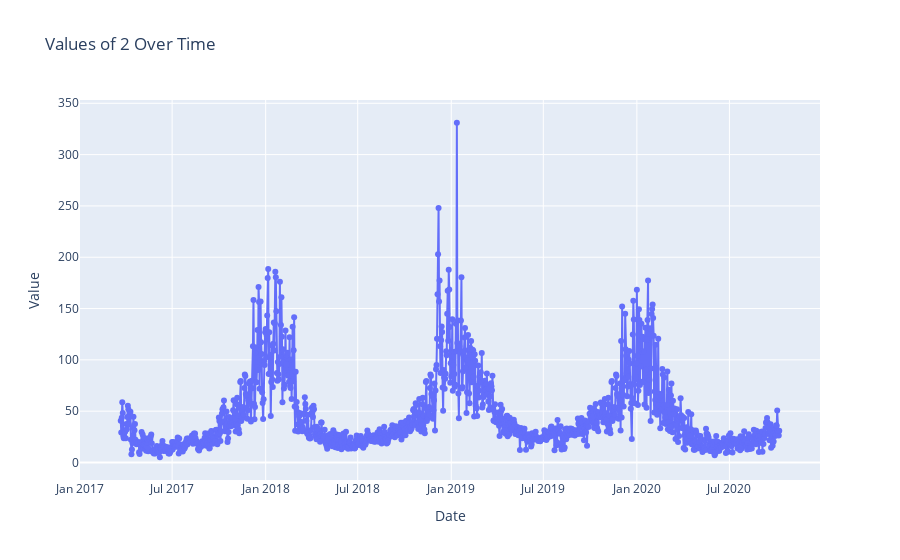
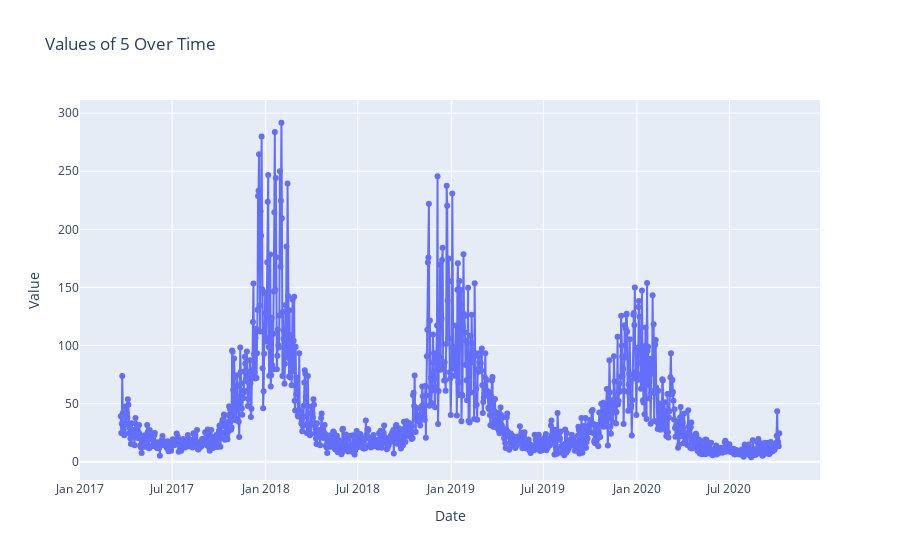
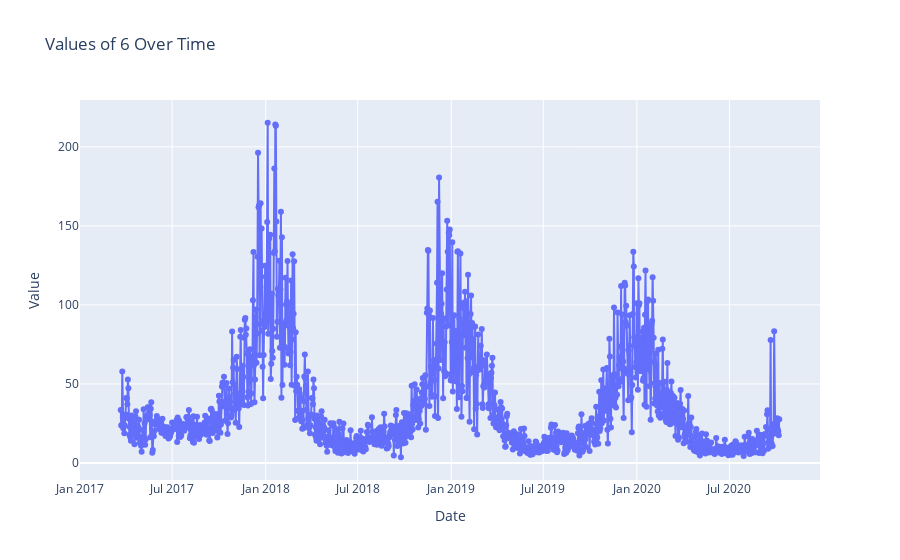

The notebook cell saved with these charts, in order:
### Code cell
for column in selected_sensors_df.columns:
    if column != "full_date" and column != 'Unnamed: 0':
        fig = go.Figure()
        fig.add_trace(
            go.Scatter(
                x=selected_sensors_df['full_date'],
                y=selected_sensors_df[column],
                mode='lines+markers',
                name=column,
                connectgaps=False  # Ensures gaps for NaN values
            )
        )
        fig.update_layout(
            title=f"Values of {column} Over Time",
            xaxis_title="Date",
            yaxis_title="Value",
            legend_title="Feature"
        )
        fig.show()

### Figure 1 — Plotly figure (JSON) as saved in the notebook; plotly's stock layout.template omitted (floating-point values rounded to 4 significant figures; data arrays with more than 128 entries replaced by an {"elided": "..."} marker saying what was removed)
{"data": [{"connectgaps": false, "mode": "lines+markers", "name": "2", "type": "scatter", "x": {"elided": "1296 str values"}, "y": {"elided": "1296 float values"}}], "layout": {"legend": {"title": {"text": "Feature"}}, "title": {"text": "Values of 2 Over Time"}, "xaxis": {"title": {"text": "Date"}}, "yaxis": {"title": {"text": "Value"}}}}

### Figure 2 — Plotly figure (JSON) as saved in the notebook; plotly's stock layout.template omitted (floating-point values rounded to 4 significant figures; data arrays with more than 128 entries replaced by an {"elided": "..."} marker saying what was removed)
{"data": [{"connectgaps": false, "mode": "lines+markers", "name": "5", "type": "scatter", "x": {"elided": "1296 str values"}, "y": {"elided": "1296 float values"}}], "layout": {"legend": {"title": {"text": "Feature"}}, "title": {"text": "Values of 5 Over Time"}, "xaxis": {"title": {"text": "Date"}}, "yaxis": {"title": {"text": "Value"}}}}

### Figure 3 — Plotly figure (JSON) as saved in the notebook; plotly's stock layout.template omitted (floating-point values rounded to 4 significant figures; data arrays with more than 128 entries replaced by an {"elided": "..."} marker saying what was removed)
{"data": [{"connectgaps": false, "mode": "lines+markers", "name": "6", "type": "scatter", "x": {"elided": "1296 str values"}, "y": {"elided": "1296 float values"}}], "layout": {"legend": {"title": {"text": "Feature"}}, "title": {"text": "Values of 6 Over Time"}, "xaxis": {"title": {"text": "Date"}}, "yaxis": {"title": {"text": "Value"}}}}
